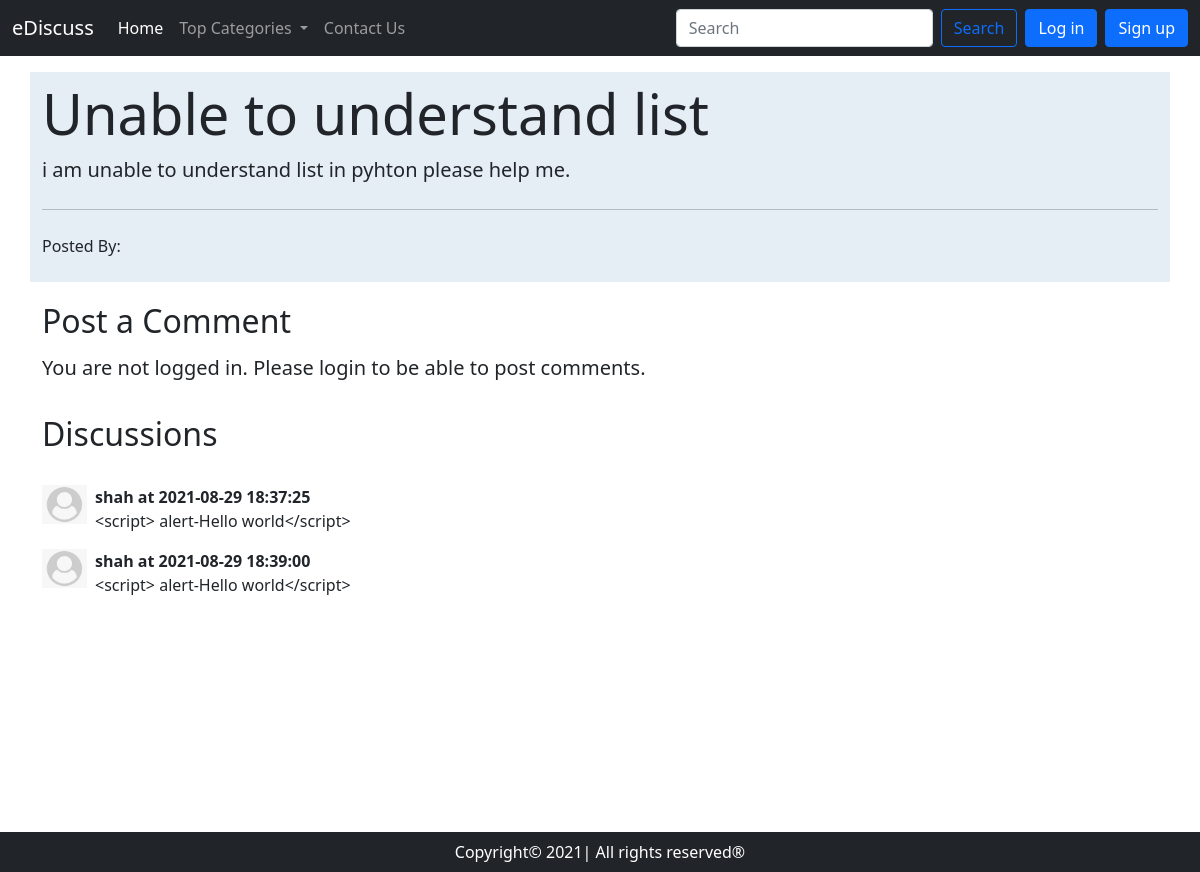
Page /app/thread.php?threadid=3 on the committed database.
### tables this page shows
CREATE TABLE `threads` (
  `thread_id` int(7) NOT NULL,
  `thread_title` varchar(255) NOT NULL,
  `thread_desc` text NOT NULL,
  `thread_cat_id` int(7) NOT NULL,
  `thread_user_id` int(7) NOT NULL,
  `timestamp` datetime NOT NULL DEFAULT current_timestamp()
);

CREATE TABLE `comments` (
  `comment_id` int(8) NOT NULL,
  `comment_desc` text NOT NULL,
  `thread_id` int(7) NOT NULL,
  `comment_by` int(8) NOT NULL,
  `comment_time` datetime NOT NULL DEFAULT current_timestamp()
);

CREATE TABLE `users` (
  `sno` int(8) NOT NULL,
  `user_email` varchar(20) NOT NULL,
  `user_pass` varchar(255) NOT NULL,
  `timestamp` datetime NOT NULL DEFAULT current_timestamp()
);

### app/thread.php (the view, shortened to what this page needs)
<!doctype html>
<html lang="en">
<head>
    <link href="https://cdn.jsdelivr.net/npm/bootstrap@5.1.0/dist/css/bootstrap.min.css" rel="stylesheet"
>
</head>
<body>
    <?php include 'partials.php/_dbconnect.php';  ?>
    <?php include 'partials.php/_header.php'; ?>
    <?php
    $id=$_GET['threadid'];
    $sql="SELECT * FROM `threads` WHERE thread_id=$id;";
          $result=mysqli_query($conn,$sql);
while ($row=mysqli_fetch_assoc($result)) {
    $title=$row['thread_title'];
    $threaddesc=$row['thread_desc'];
    $thread_user_id=$row['thread_user_id'];
    $sql2="SELECT user_email FROM `users` WHERE `sno`='$thread_user_id'";
    $result2=mysqli_query($conn,$sql2);
    $row2=mysqli_fetch_assoc($result2);
    $postedby=$row2['user_email'];
}
    ?>
    <div class="container my-3 py-2" id="threads">
        <div class="jumbotron">
            <h1 class="display-4"><?php echo $title; ?> </h1>
            <p class="lead"><?php echo $threaddesc; ?> </p>
            <hr class="my-4">
            <p>Posted By: <em><?php echo $postedby; ?></em></p>
        </div>
    </div>
    <?php
    if(isset($_SESSION['loggedin'])&&$_SESSION['loggedin']==true){
        echo '<div class="container">
        <h2 class="py-3">Post a Comment</h2>
        <form action="'.$_SERVER['REQUEST_URI'].'" method="post">
            <div class="form-group">
                <label for="exampleFormControlTextarea1">Type your comment</label>
                <textarea class="form-control" id="comment" name="comment" rows="3"></textarea>
                <input type="hidden" name="sno" value="'.$_SESSION['sno'].'">
            </div>
            <button type="submit" class="btn btn-primary my-3">Post Comment</button>
        </form>
    </div>';}
    else {
        echo '<div class="container">
        <h2 class="py-1">Post a Comment</h2>
        <p class="lead">You are not logged in. Please login to be able to post comments.</p>
        </div>';
    }
?>
    <div class="container" id=footer>
        <h2 class="py-3">Discussions</h2>
        <?php
    $id=$_GET['threadid'];
    $sql="SELECT * FROM `comments` WHERE thread_id=$id ";
          $result=mysqli_query($conn,$sql);
while ($row=mysqli_fetch_assoc($result)) {
    $commentdesc=$row['comment_desc'];
    $comment_time=$row['comment_time'];
    $thread_user_id=$row['comment_by'];
    $sql2="SELECT user_email FROM `users` WHERE `sno`='$thread_user_id'";
    $result2=mysqli_query($conn,$sql2);
    $row2=mysqli_fetch_assoc($result2);
    echo '<div class="d-flex my-3">
            <div class="flex-shrink-0">
                <img src="img/userdefault.jfif" width="45px" alt="...">
            </div>
            <div class="flex-grow-1 ms-2">
            <p class="fw-bold my-0">'.$row2['user_email'].' at '.$comment_time.'</p>
                '.$commentdesc.'
            </div>
        </div>';
}
    ?>
    </div>
    <?php include 'partials.php/_footer.php'; ?>
</body>
</html>

### app/thread.php (style rules this page uses)
#footer { min-height: 433px; }
#threads { border: 2px ; background-color: #e5edf5; }

### rows in the picture
threads: thread_title "Unable to understand list", thread_desc "i am unable to understand list in pyhton please help me."
comments: users.user_email "shah", comment_time "2021-08-29 18:37:25", comment_desc "<script> alert-Hello world</script>"
comments: users.user_email "shah", comment_time "2021-08-29 18:39:00", comment_desc "<script> alert-Hello world</script>"
